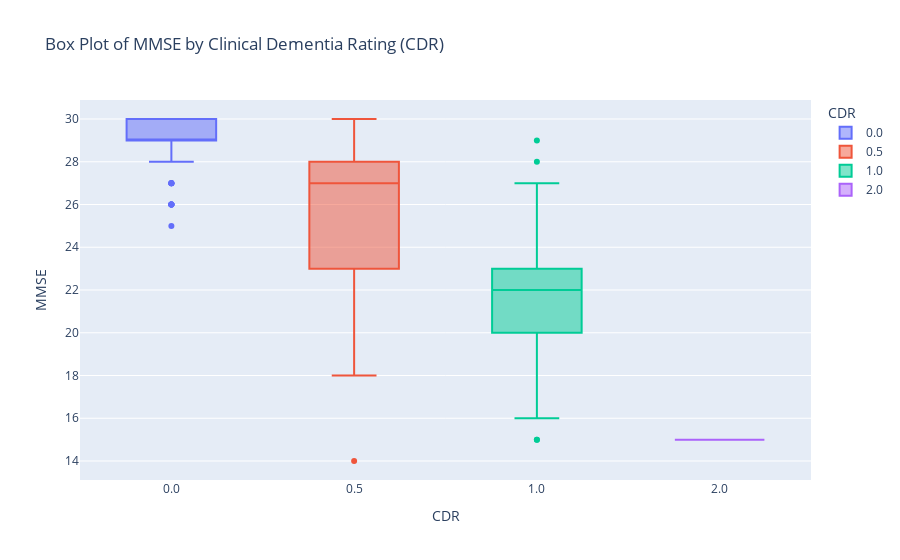

Notebook cell for this chart:
### Markdown cell above
## CDR vs MMSE

### Code cell
data["CDR"] = data["CDR"].astype(str)

# Criar o gráfico
fig = px.box(data, y="MMSE", x='CDR', color='CDR', title='Box Plot of MMSE by Clinical Dementia Rating (CDR)')

# Atualizar layout
fig.update_layout(
    xaxis_title='CDR',
    yaxis_title="MMSE"
)

fig.show()

### Figure 1 — Plotly figure (JSON) as saved in the notebook; plotly's stock layout.template omitted (floating-point values rounded to 4 significant figures; data arrays with more than 128 entries replaced by an {"elided": "..."} marker saying what was removed)
{"data": [{"alignmentgroup": "True", "hovertemplate": "CDR=%{x}<br>MMSE=%{y}<extra></extra>", "legendgroup": "0.0", "marker": {"color": "#636efa"}, "name": "0.0", "notched": false, "offsetgroup": "0.0", "orientation": "v", "showlegend": true, "type": "box", "x": {"elided": "135 str values"}, "x0": " ", "xaxis": "x", "y": {"elided": "135 int values"}, "y0": " ", "yaxis": "y"}, {"alignmentgroup": "True", "hovertemplate": "CDR=%{x}<br>MMSE=%{y}<extra></extra>", "legendgroup": "0.5", "marker": {"color": "#EF553B"}, "name": "0.5", "notched": false, "offsetgroup": "0.5", "orientation": "v", "showlegend": true, "type": "box", "x": ["0.5", "0.5", "0.5", "0.5", "0.5", "0.5", "0.5", "0.5", "0.5", "0.5", "0.5", "0.5", "0.5", "0.5", "0.5", "0.5", "0.5", "0.5", "0.5", "0.5", "0.5", "0.5", "0.5", "0.5", "0.5", "0.5", "0.5", "0.5", "0.5", "0.5", "0.5", "0.5", "0.5", "0.5", "0.5", "0.5", "0.5", "0.5", "0.5", "0.5", "0.5", "0.5", "0.5", "0.5", "0.5", "0.5", "0.5", "0.5", "0.5", "0.5", "0.5", "0.5", "0.5", "0.5", "0.5", "0.5", "0.5", "0.5", "0.5", "0.5", "0.5", "0.5", "0.5", "0.5", "0.5", "0.5", "0.5", "0.5", "0.5", "0.5"], "x0": " ", "xaxis": "x", "y": [27, 28, 27, 23, 23, 27, 29, 28, 29, 22, 29, 28, 28, 27, 30, 18, 26, 26, 24, 23, 27, 30, 28, 26, 27, 28, 27, 21, 30, 28, 27, 23, 20, 28, 26, 22, 21, 30, 28, 26, 18, 20, 21, 20, 26, 24, 30, 29, 23, 26, 25, 29, 27, 24, 26, 14, 29, 18, 24, 25, 30, 29, 28, 26, 27, 29, 24, 27, 29, 23], "y0": " ", "yaxis": "y"}, {"alignmentgroup": "True", "hovertemplate": "CDR=%{x}<br>MMSE=%{y}<extra></extra>", "legendgroup": "1.0", "marker": {"color": "#00cc96"}, "name": "1.0", "notched": false, "offsetgroup": "1.0", "orientation": "v", "showlegend": true, "type": "box", "x": ["1.0", "1.0", "1.0", "1.0", "1.0", "1.0", "1.0", "1.0", "1.0", "1.0", "1.0", "1.0", "1.0", "1.0", "1.0", "1.0", "1.0", "1.0", "1.0", "1.0", "1.0", "1.0", "1.0", "1.0", "1.0", "1.0", "1.0", "1.0"], "x0": " ", "xaxis": "x", "y": [27, 26, 28, 23, 21, 15, 27, 21, 22, 20, 22, 16, 17, 20, 23, 21, 26, 19, 22, 20, 15, 22, 29, 23, 20, 23, 17, 22], "y0": " ", "yaxis": "y"}, {"alignmentgroup": "True", "hovertemplate": "CDR=%{x}<br>MMSE=%{y}<extra></extra>", "legendgroup": "2.0", "marker": {"color": "#ab63fa"}, "name": "2.0", "notched": false, "offsetgroup": "2.0", "orientation": "v", "showlegend": true, "type": "box", "x": ["2.0", "2.0"], "x0": " ", "xaxis": "x", "y": [15, 15], "y0": " ", "yaxis": "y"}], "layout": {"boxmode": "overlay", "legend": {"title": {"text": "CDR"}, "tracegroupgap": 0}, "title": {"text": "Box Plot of MMSE by Clinical Dementia Rating (CDR)"}, "xaxis": {"anchor": "y", "categoryarray": ["0.0", "0.5", "1.0", "2.0"], "categoryorder": "array", "domain": [0, 1], "title": {"text": "CDR"}}, "yaxis": {"anchor": "x", "domain": [0, 1], "title": {"text": "MMSE"}}}}
